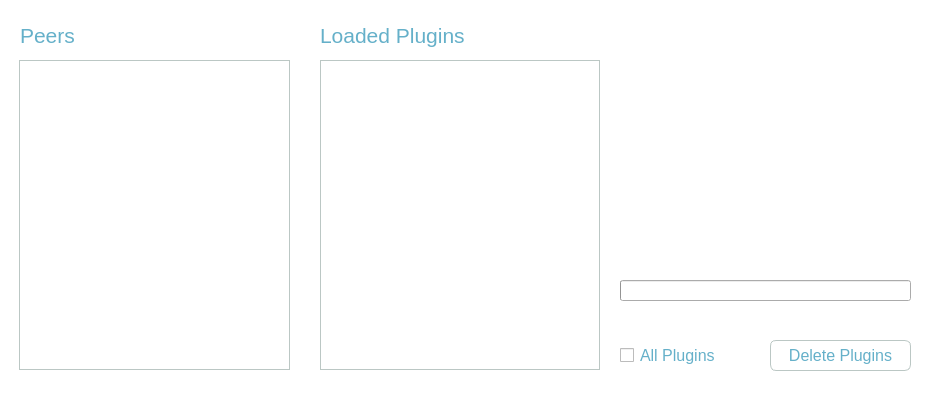
<?xml version="1.0" encoding="UTF-8"?>
<ui version="4.0">
 <class>DialogDelete</class>
 <widget class="QDialog" name="DialogDelete">
  <property name="geometry">
   <rect>
    <x>0</x>
    <y>0</y>
    <width>930</width>
    <height>400</height>
   </rect>
  </property>
  <property name="windowTitle">
   <string>Remove Plugins</string>
  </property>
  <property name="styleSheet">
   <string notr="true">QLabel{
color: #6F7F85;
}

QDialog{
background-color: white;
}

QListWidget::item:selected{
    background: #65B0C9;
}

QPushButton:focus{
	border: none;
	outline: none;
}</string>
  </property>
  <widget class="QListWidget" name="listWidget">
   <property name="geometry">
    <rect>
     <x>19</x>
     <y>60</y>
     <width>271</width>
     <height>310</height>
    </rect>
   </property>
   <property name="styleSheet">
    <string notr="true">border: 1px solid #BBC7C4;
color: #6F7F85;
font-size: 12pt;</string>
   </property>
   <property name="frameShadow">
    <enum>QFrame::Plain</enum>
   </property>
  </widget>
  <widget class="QListWidget" name="listWidget_2">
   <property name="geometry">
    <rect>
     <x>320</x>
     <y>60</y>
     <width>280</width>
     <height>310</height>
    </rect>
   </property>
   <property name="styleSheet">
    <string notr="true">border: 1px solid #BBC7C4;
color: #6F7F85;
font-size: 12pt;</string>
   </property>
   <property name="frameShape">
    <enum>QFrame::StyledPanel</enum>
   </property>
   <property name="frameShadow">
    <enum>QFrame::Plain</enum>
   </property>
  </widget>
  <widget class="QPushButton" name="pushButton_2">
   <property name="geometry">
    <rect>
     <x>770</x>
     <y>340</y>
     <width>141</width>
     <height>31</height>
    </rect>
   </property>
   <property name="font">
    <font>
     <pointsize>12</pointsize>
    </font>
   </property>
   <property name="styleSheet">
    <string notr="true">QPushButton{
color: #65B0C9;
background-color: white;
border-radius:6px;
border:1px solid #BBC7C4;
font-family:Ubuntu;
font-size:12pt;
}

QPushButton::hover{
color: white;
background-color: #65B0C9;
border-radius:6px;
border:1px solid #BBC7C4;
font-family:Ubuntu;
font-size:12pt;
}</string>
   </property>
   <property name="text">
    <string>Delete Plugins</string>
   </property>
  </widget>
  <widget class="QProgressBar" name="progressBar">
   <property name="geometry">
    <rect>
     <x>620</x>
     <y>280</y>
     <width>291</width>
     <height>21</height>
    </rect>
   </property>
   <property name="styleSheet">
    <string notr="true"/>
   </property>
   <property name="value">
    <number>0</number>
   </property>
   <property name="textVisible">
    <bool>false</bool>
   </property>
   <property name="format">
    <string>%m%</string>
   </property>
  </widget>
  <widget class="QCheckBox" name="checkBox">
   <property name="geometry">
    <rect>
     <x>620</x>
     <y>340</y>
     <width>131</width>
     <height>31</height>
    </rect>
   </property>
   <property name="font">
    <font>
     <pointsize>12</pointsize>
    </font>
   </property>
   <property name="styleSheet">
    <string notr="true">QCheckBox {
   border: none;
   color: #65B0C9;
}</string>
   </property>
   <property name="text">
    <string>All Plugins</string>
   </property>
  </widget>
  <widget class="QTextBrowser" name="textBrowser">
   <property name="geometry">
    <rect>
     <x>620</x>
     <y>60</y>
     <width>281</width>
     <height>131</height>
    </rect>
   </property>
   <property name="font">
    <font>
     <pointsize>12</pointsize>
    </font>
   </property>
   <property name="styleSheet">
    <string notr="true">background-color:white;
color: #6F7F85;
border: none;
font-size: 12pt;</string>
   </property>
   <property name="frameShadow">
    <enum>QFrame::Plain</enum>
   </property>
  </widget>
  <widget class="QLabel" name="label_3">
   <property name="geometry">
    <rect>
     <x>20</x>
     <y>20</y>
     <width>81</width>
     <height>31</height>
    </rect>
   </property>
   <property name="font">
    <font>
     <pointsize>16</pointsize>
    </font>
   </property>
   <property name="styleSheet">
    <string notr="true">color: #65B0C9;</string>
   </property>
   <property name="text">
    <string>Peers</string>
   </property>
  </widget>
  <widget class="QLabel" name="label_4">
   <property name="geometry">
    <rect>
     <x>320</x>
     <y>20</y>
     <width>151</width>
     <height>31</height>
    </rect>
   </property>
   <property name="font">
    <font>
     <pointsize>16</pointsize>
    </font>
   </property>
   <property name="styleSheet">
    <string notr="true">color: #65B0C9;</string>
   </property>
   <property name="text">
    <string>Loaded Plugins</string>
   </property>
  </widget>
 </widget>
 <resources/>
 <connections/>
</ui>
